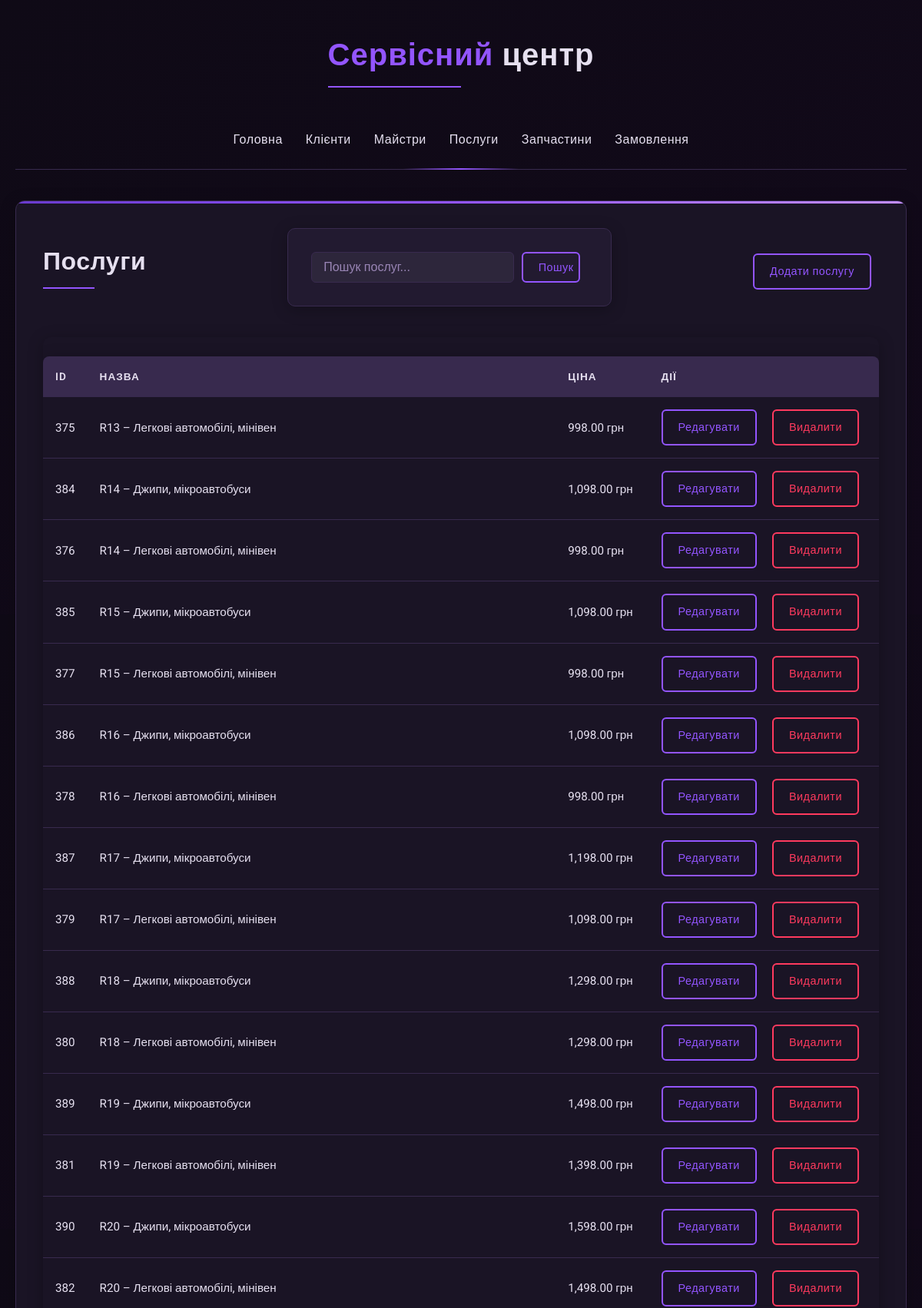
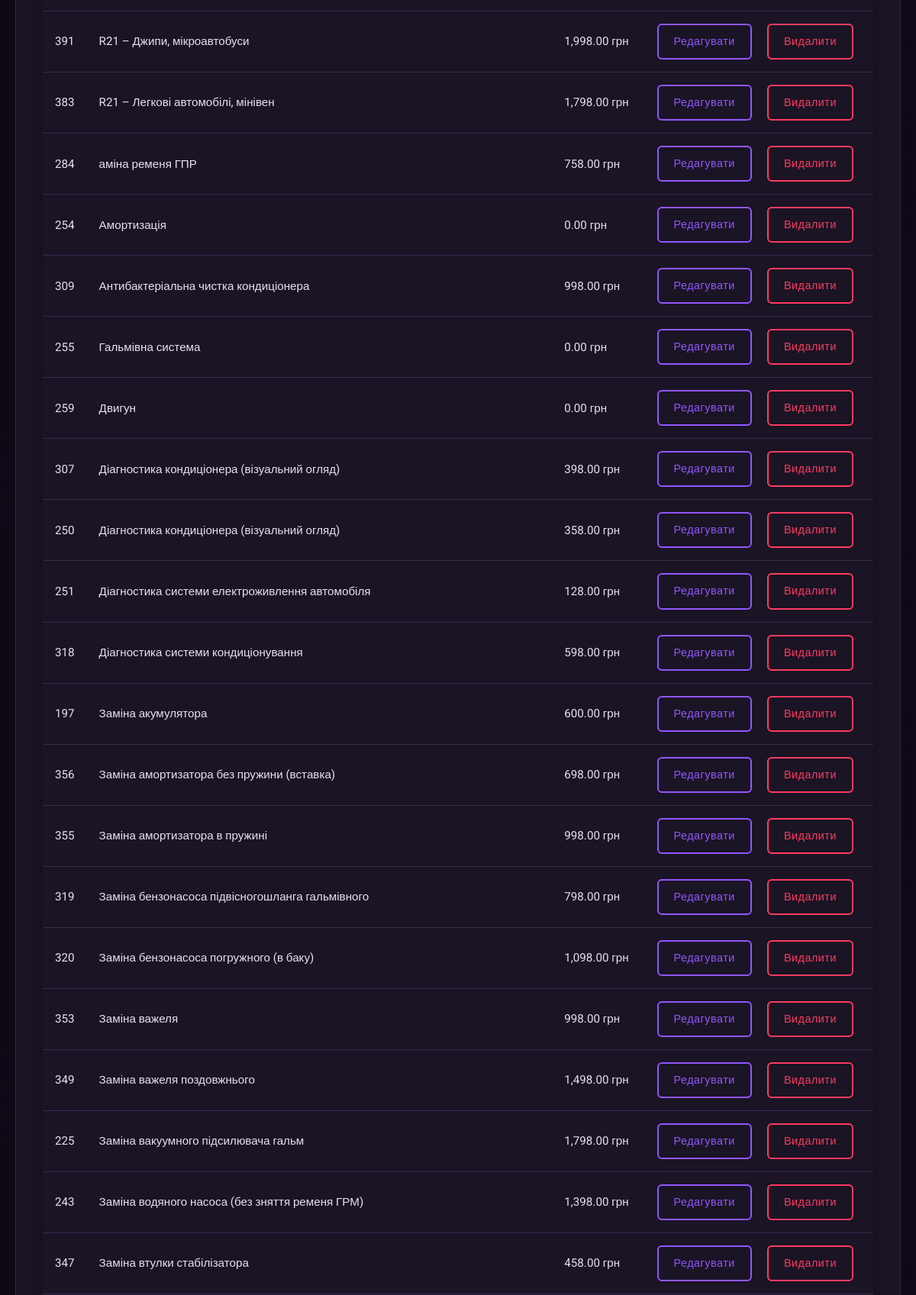
/Service-Center/services/index.php (upper part), run on the app's committed database (2 pictures, top to bottom).
### tables this page shows
CREATE TABLE `services` (
  `service_id` int(11) NOT NULL,
  `name` varchar(200) NOT NULL,
  `price` decimal(10,2) NOT NULL
);

### Service-Center/services/index.php (the view, shortened to what this page needs)
<?php
include_once '../config.php';
include_once '../includes/header.php';
$search = isset($_GET['search']) ? $_GET['search'] : '';
$where = '';
$params = [];
$sql = "SELECT * FROM services" . $where . " ORDER BY name";
$stmt = $pdo->prepare($sql);
$stmt->execute($params);
$services = $stmt->fetchAll();
?>
    <div class="actions-bar">
        <h1>Послуги</h1>
        <div>
            <form action="" method="get" class="search-form">
                <input type="text" name="search" placeholder="Пошук послуг..." value="<?php echo htmlspecialchars($search); ?>">
                <button type="submit" class="btn">Пошук</button>
            </form>
        </div>
        <div>
            <a href="add.php" class="btn">Додати послугу</a>
        </div>
    </div>
<?php if (empty($services)): ?>
    <p>Послуг не знайдено</p>
<?php else: ?>
    <div class="table-responsive">
        <table>
            <thead>
            <tr>
                <th>ID</th>
                <th>Назва</th>
                <th>Ціна</th>
                <th>Дії</th>
            </tr>
            </thead>
            <tbody>
            <?php foreach ($services as $service): ?>
                <tr>
                    <td><?php echo $service['service_id']; ?></td>
                    <td><?php echo htmlspecialchars($service['name']); ?></td>
                    <td><?php echo number_format($service['price'], 2); ?> грн</td>
                    <td class="action-buttons">
                        <a href="edit.php?id=<?php echo $service['service_id']; ?>" class="btn">Редагувати</a>
                        <a href="delete.php?id=<?php echo $service['service_id']; ?>" class="btn btn-danger delete-btn">Видалити</a>
                    </td>
                </tr>
            <?php endforeach; ?>
            </tbody>
        </table>
    </div>
<?php endif; ?>
<?php include_once '../includes/footer.php'; ?>

### Service-Center/css/style.css (style rules this page uses)
:root { --primary-bg: #0f0a16; --secondary-bg: #1a1425; --card-bg: #221a30; --text-color: #e6e0f0; --text-muted: #9985b5; --accent-color: #9355ff; --accent-color2: #6a3bce; --accent-color3: #c28eff; --border-color: #382a4e; --error-color: #ff3a5e; --success-color: #4cd076; --table-hover: #2a1e3a; --table-border: #382a4e; --box-shadow: 0 4px 20px rgba(0, 0, 0, 0.25); --highlight-shadow: 0 0 10px rgba(147, 85, 255, 0.3); }
* { margin: 0; padding: 0; box-sizing: border-box; transition: all 0.3s ease; }
body { font-family: 'Roboto', sans-serif; background: linear-gradient(140deg, var(--primary-bg), #12091a); color: var(--text-color); line-height: 1.6; min-height: 100vh; font-size: 16px; }
h1, h2, h3 { color: var(--text-color); margin-bottom: 25px; font-weight: 600; letter-spacing: 0.5px; }
h1 { font-size: 2rem; position: relative; display: inline-block; padding-bottom: 10px; }
h1:after { content: ''; position: absolute; bottom: 0; left: 0; width: 50%; height: 2px; background: var(--accent-color); }
table { width: 100%; border-collapse: separate; border-spacing: 0; margin: 25px 0; background-color: var(--secondary-bg); border-radius: 8px; overflow: hidden; box-shadow: var(--box-shadow); }
th { background-color: var(--border-color); color: var(--text-color); font-weight: 600; text-align: left; padding: 16px; text-transform: uppercase; font-size: 0.85rem; letter-spacing: 1px; }
td { padding: 16px; border-bottom: 1px solid var(--border-color); font-size: 0.95rem; }
tbody tr { transition: all 0.3s ease; }
.btn { display: inline-block; padding: 10px 20px; background-color: transparent; border: 2px solid var(--accent-color); color: var(--accent-color); border-radius: 6px; cursor: pointer; text-decoration: none; font-size: 0.9rem; font-weight: 500; transition: all 0.3s ease; margin-right: 10px; letter-spacing: 0.5px; position: relative; overflow: hidden; z-index: 1; }
.btn-danger { border-color: var(--error-color); color: var(--error-color); }
.action-buttons { display: flex; gap: 10px; }
form { max-width: 700px; margin: 0 auto; padding: 30px; background: var(--card-bg); border-radius: 10px; box-shadow: var(--box-shadow); border: 1px solid var(--border-color); }
input[type="text"], input[type="email"], input[type="tel"], input[type="number"], input[type="password"], input[type="search"], textarea, select { width: 100%; padding: 12px 15px; border: 1px solid var(--border-color); border-radius: 6px; background-color: rgba(255, 255, 255, 0.05); color: var(--text-color); font-size: 1rem; transition: all 0.3s ease; }
input::placeholder, textarea::placeholder { color: var(--text-muted); }
.actions-bar { display: flex; justify-content: space-between; align-items: center; margin-bottom: 30px; flex-wrap: wrap; gap: 20px; }
.search-form { display: flex; gap: 10px; }
.search-form input { min-width: 250px; border-radius: 6px; padding: 10px 15px; }
.table-responsive { overflow-x: auto; border-radius: 10px; box-shadow: var(--box-shadow); }

### Service-Center/services/index.php (style rules this page uses)
.search-form { display: flex; gap: 10px; margin-bottom: 20px; }
.table-responsive { overflow-x: auto; }
.actions-bar { display: flex; justify-content: space-between; align-items: center; flex-wrap: wrap; gap: 15px; margin-bottom: 20px; }

### data on the page
services: service_id "375", name "R13 – Легкові автомобілі, мінівен", price "998.00"
services: service_id "384", name "R14 – Джипи, мікроавтобуси", price "1,098.00"
services: service_id "376", name "R14 – Легкові автомобілі, мінівен", price "998.00"
services: service_id "385", name "R15 – Джипи, мікроавтобуси", price "1,098.00"
services: service_id "377", name "R15 – Легкові автомобілі, мінівен", price "998.00"
services: service_id "386", name "R16 – Джипи, мікроавтобуси", price "1,098.00"
services: service_id "378", name "R16 – Легкові автомобілі, мінівен", price "998.00"
services: service_id "387", name "R17 – Джипи, мікроавтобуси", price "1,198.00"
services: service_id "379", name "R17 – Легкові автомобілі, мінівен", price "1,098.00"
services: service_id "388", name "R18 – Джипи, мікроавтобуси", price "1,298.00"
services: service_id "380", name "R18 – Легкові автомобілі, мінівен", price "1,298.00"
services: service_id "389", name "R19 – Джипи, мікроавтобуси", price "1,498.00"
services: service_id "381", name "R19 – Легкові автомобілі, мінівен", price "1,398.00"
services: service_id "390", name "R20 – Джипи, мікроавтобуси", price "1,598.00"
services: service_id "382", name "R20 – Легкові автомобілі, мінівен", price "1,498.00"
services: service_id "391", name "R21 – Джипи, мікроавтобуси", price "1,998.00"
services: service_id "383", name "R21 – Легкові автомобілі, мінівен", price "1,798.00"
services: service_id "284", name "аміна ременя ГПР", price "758.00"
services: service_id "254", name "Амортизація", price "0.00"
services: service_id "309", name "Антибактеріальна чистка кондиціонера", price "998.00"
services: service_id "255", name "Гальмівна система", price "0.00"
services: service_id "259", name "Двигун", price "0.00"
services: service_id "307", name "Діагностика кондиціонера (візуальний огляд)", price "398.00"
services: service_id "250", name "Діагностика кондиціонера (візуальний огляд)", price "358.00"
services: service_id "251", name "Діагностика системи електроживлення автомобіля", price "128.00"
services: service_id "318", name "Діагностика системи кондиціонування", price "598.00"
services: service_id "197", name "Заміна акумулятора", price "600.00"
services: service_id "356", name "Заміна амортизатора без пружини (вставка)", price "698.00"
services: service_id "355", name "Заміна амортизатора в пружині", price "998.00"
services: service_id "319", name "Заміна бензонасоса підвісногошланга гальмівного", price "798.00"
services: service_id "320", name "Заміна бензонасоса погружного (в баку)", price "1,098.00"
services: service_id "353", name "Заміна важеля", price "998.00"
services: service_id "349", name "Заміна важеля поздовжнього", price "1,498.00"
services: service_id "225", name "Заміна вакуумного підсилювача гальм", price "1,798.00"
services: service_id "243", name "Заміна водяного насоса (без зняття ременя ГРМ)", price "1,398.00"
services: service_id "347", name "Заміна втулки стабілізатора", price "458.00"
